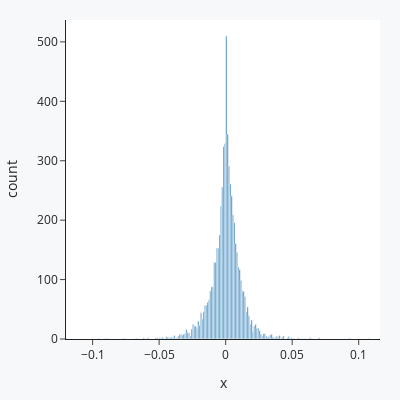

The code cell stored with this chart in its notebook:
### Code cell
fig = px.histogram(x=result_ibov_sp500['^GSPC'],
                 template='simple_white', width=400, height=400)
fig.update_layout(paper_bgcolor="#f7f8fa", margin=dict(l=20, r=20, t=20, b=20))
fig.show()

### Figure 1 — Plotly figure (JSON) as saved in the notebook; plotly's stock layout.template omitted (floating-point values rounded to 4 significant figures; data arrays with more than 128 entries replaced by an {"elided": "..."} marker saying what was removed)
{"data": [{"alignmentgroup": "True", "bingroup": "x", "hovertemplate": "x=%{x}<br>count=%{y}<extra></extra>", "legendgroup": "", "marker": {"color": "#1F77B4", "pattern": {"shape": ""}}, "name": "", "offsetgroup": "", "orientation": "v", "showlegend": false, "type": "histogram", "x": {"elided": "6135 float values"}, "xaxis": "x", "yaxis": "y"}], "layout": {"barmode": "relative", "height": 400, "legend": {"tracegroupgap": 0}, "margin": {"b": 20, "l": 20, "r": 20, "t": 20}, "paper_bgcolor": "#f7f8fa", "width": 400, "xaxis": {"anchor": "y", "domain": [0, 1], "title": {"text": "x"}}, "yaxis": {"anchor": "x", "domain": [0, 1], "title": {"text": "count"}}}}
